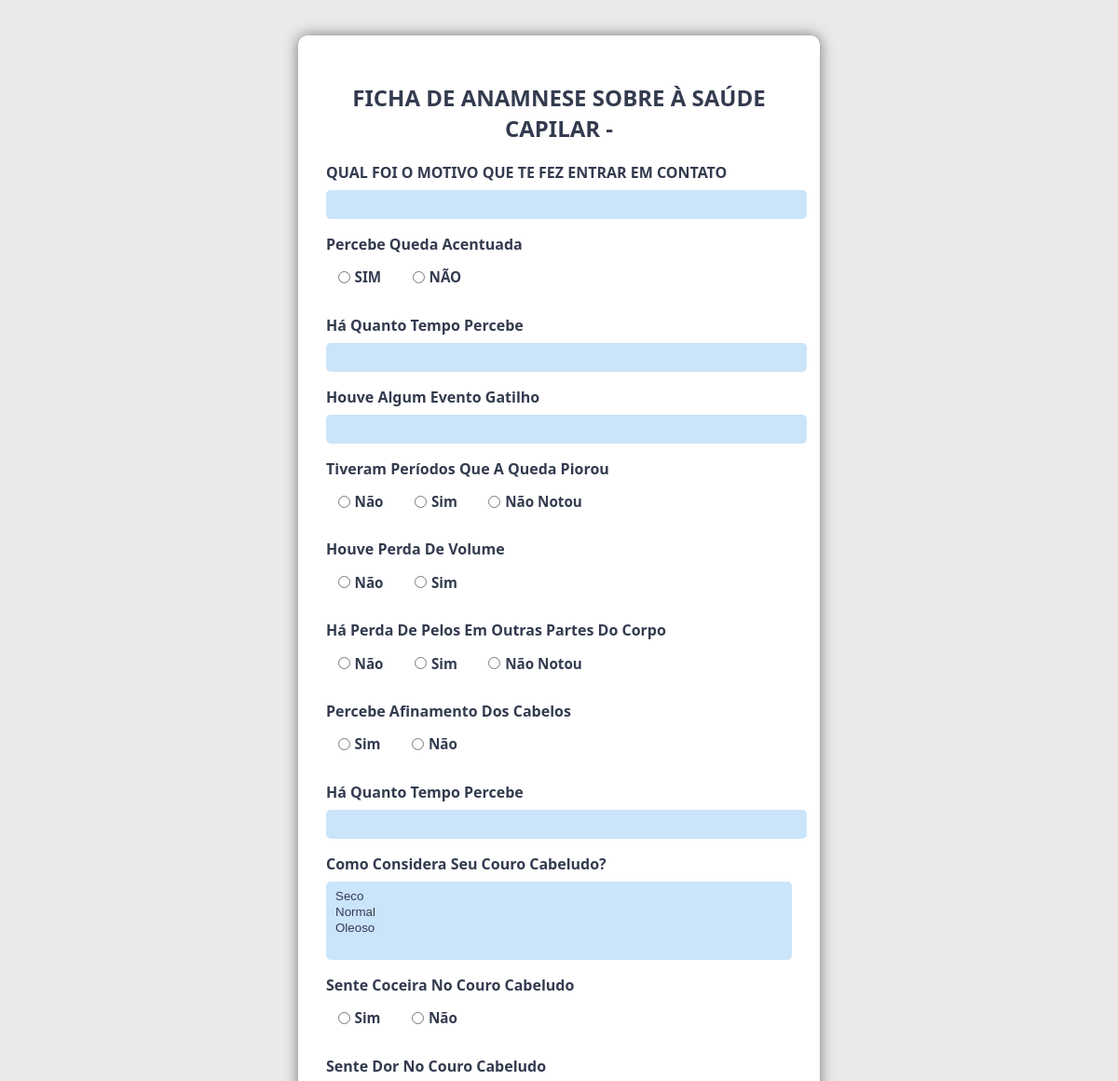
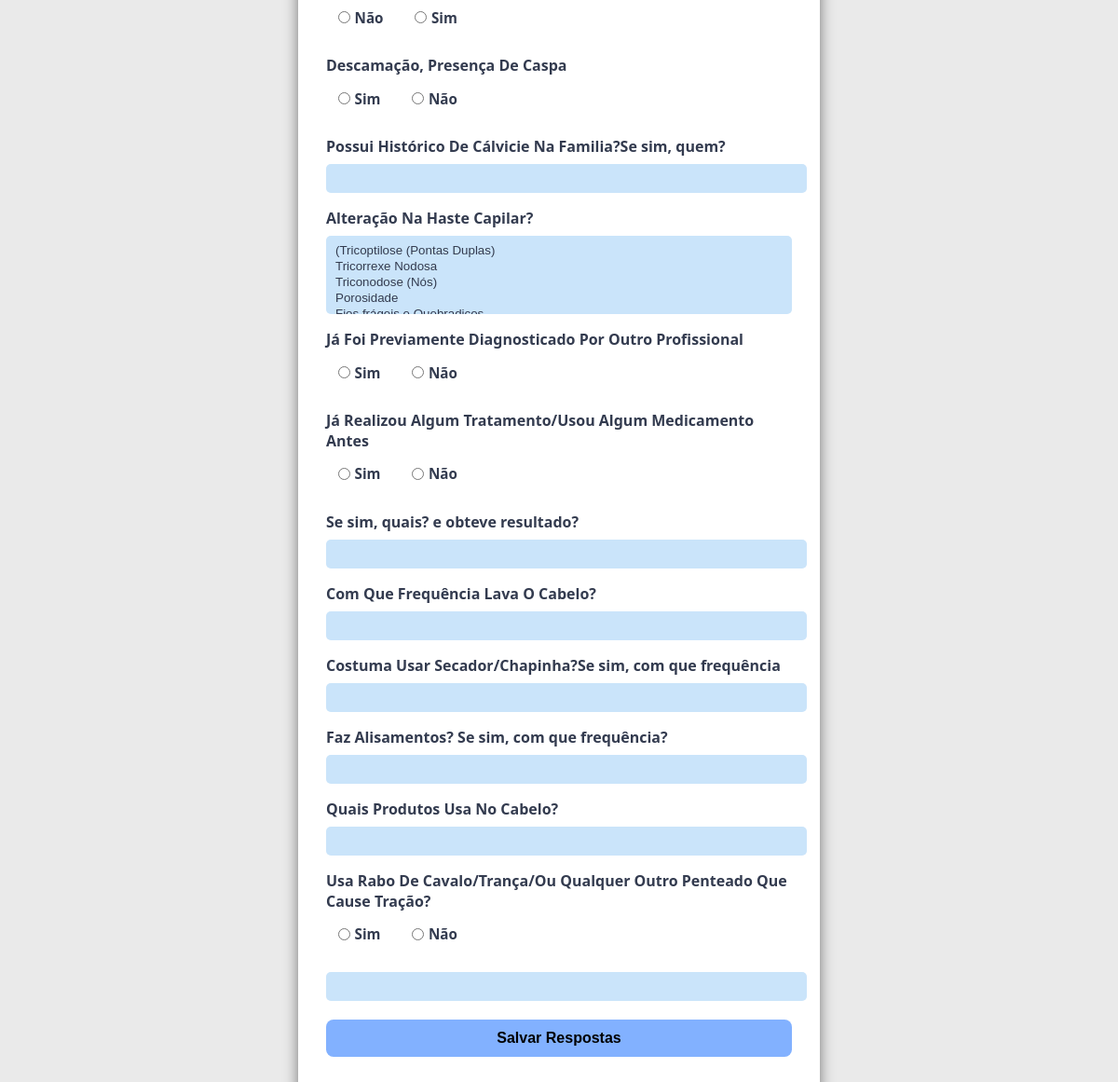
The page /painel/anamnese_preencher.php?modelo_id=33 (signed in) on the database its author committed (2 pictures, top to bottom).
### tables this page shows
CREATE TABLE `modelos_anamnese` (
  `id` int(11) NOT NULL,
  `token_emp` varchar(50) NOT NULL,
  `titulo` varchar(100) DEFAULT NULL,
  `criado_em` datetime DEFAULT current_timestamp()
);

CREATE TABLE `perguntas_modelo` (
  `id` int(11) NOT NULL,
  `token_emp` varchar(50) NOT NULL,
  `modelo_id` int(11) DEFAULT NULL,
  `ordem` int(11) DEFAULT NULL,
  `tipo` varchar(20) DEFAULT NULL,
  `pergunta` text DEFAULT NULL,
  `opcoes` text DEFAULT NULL
);

### painel/verifica_login.php (called while the page is built, shortened)
<?php
$css_path = "css/style_colorido.css";

### painel/anamnese_preencher.php (the view, shortened to what this page needs)
<?php
require('../config/database.php');
require('verifica_login.php');
$modelo_id = $_GET['modelo_id'] ?? 0;
$paciente_id = $_GET['paciente_id'] ?? 0;
$stmt = $conexao->prepare("SELECT titulo FROM modelos_anamnese WHERE token_emp = '{$_SESSION['token_emp']}' AND id = ?");
$stmt->execute([$modelo_id]);
$modelo = $stmt->fetch(PDO::FETCH_ASSOC);
$stmt = $conexao->prepare("SELECT * FROM perguntas_modelo WHERE token_emp = '{$_SESSION['token_emp']}' AND modelo_id = ? ORDER BY ordem ASC");
$stmt->execute([$modelo_id]);
$perguntas = $stmt->fetchAll(PDO::FETCH_ASSOC);
$stmt = $conexao->prepare("SELECT pergunta_id, resposta FROM respostas_anamnese WHERE token_emp = '{$_SESSION['token_emp']}' AND modelo_id = ? AND paciente_id = ?");
$stmt->execute([$modelo_id, $paciente_id]);
$respostas_salvas = $stmt->fetchAll(PDO::FETCH_KEY_PAIR);
$stmt_painel = $conexao->prepare("SELECT * FROM painel_users WHERE CONCAT(';', token_emp, ';') LIKE :token_emp AND id = :id");
$stmt_painel->execute(array('token_emp' => '%;'.$_SESSION['token_emp'].';%', 'id' => $paciente_id));
$painel = $stmt_painel->fetch(PDO::FETCH_ASSOC);
$dados_painel_users = $painel['dados_painel_users'];
$dados = base64_decode($dados_painel_users);
$dados_decifrados = openssl_decrypt($dados, $metodo, $chave, 0, $iv);
$dados_array = explode(';', $dados_decifrados);
$nome = $dados_array[0];
?>
<!DOCTYPE html>
<html lang="pt-br">
<head>
  <link rel="stylesheet" href="<?php echo $css_path ?>">
</head>
<body>
<form class="form" action="anamnese_salvar.php" method="POST">
  <div class="card">
    <div class="card-top">
      <h2><?php echo htmlspecialchars($modelo['titulo']); ?> - <?php echo htmlspecialchars($nome); ?></h2>
    </div>
    <?php foreach ($perguntas as $p):
      $resposta_salva = $respostas_salvas[$p['id']] ?? '';
    ?>
      <div class="card-group">
        <label><?php echo htmlspecialchars($p['pergunta']); ?></label>
        <?php if ($p['tipo'] === 'text' || $p['tipo'] === 'number'): ?>
          <input type="<?php echo $p['tipo']; ?>" name="respostas[<?php echo $p['id']; ?>]" value="<?php echo htmlspecialchars($resposta_salva); ?>">
          <?php elseif ($p['tipo'] === 'radio'): ?>
          <div class="opcoes-horizontal">
            <?php foreach (explode(';', $p['opcoes']) as $op):
              $opTrim = trim($op);
            ?>
              <label>
                <input type="radio" name="respostas[<?php echo $p['id']; ?>]" value="<?php echo htmlspecialchars($opTrim); ?>" <?php if ($resposta_salva === $opTrim) echo 'checked'; ?>>
                <?php echo htmlspecialchars($opTrim); ?>
              </label>
            <?php endforeach; ?>
          </div>
        <?php elseif ($p['tipo'] === 'select'): ?>
          <select name="respostas[<?php echo $p['id']; ?>][]" multiple>
            <?php $respostas_array = explode(';', $resposta_salva); ?>
            <?php foreach (explode(';', $p['opcoes']) as $op):
              $opTrim = trim($op); ?>
              <option value="<?php echo htmlspecialchars($opTrim); ?>" <?php if (in_array($opTrim, $respostas_array)) echo 'selected'; ?>>
              </option>
            <?php endforeach; ?>
          </select>
        <?php endif; ?>
      </div>
    <?php endforeach; ?>
    <div class="card-group btn">
      <button type="submit">Salvar Respostas</button>
    </div>
  </div>
</form>
</body>
</html>

### painel/css/style_colorido.css (style rules this page uses)
:root { --cor-fundo: #cae4fa; --cor-subfundo: #e6f2ff; --cor-fundo2: #ffffff; --cor-texto: #333b4f; --cor-texto-inverso: #ffffff; --cor-borda-legend: #6a8caf; --cor-botao: #82b1ff; --cor-botao-hover: #3a5f8a; --cor-fundo-focus: #81bbfa; --cor-domingo-feriado-etc: #4eacf8; --cor-titulo: #333b4f; --cor-borda: #aacbe4; --cor-borda-clara: #d6e6f2; --cor-hover: #a0c4ff; --cor-secundaria: #5fa8d3; --cor-h1: #264653; --cor-btn-hover: #3a5f8a; }
body { background-color: #eaeaea; height: 100vh; font-family: 'Segoe UI', Roboto, Helvetica, Arial, sans-serif; }
.form { display: flex; justify-content: center; align-items: center; padding: 30px; }
.card { box-shadow: 0 0 15px rgba(0,0,0,0.5); background: var(--cor-fundo2); padding: 30px; border-radius: 10px; color: var(--cor-texto); margin: auto; }
input[type="text"], input[type="date"] { padding: 10px; border: 1px solid #444; background-color: var(--cor-fundo); color: var(--cor-texto); border-radius: 8px; outline: none; }
.card-top { text-align: center; }
.card-top h2, .card-top h3 { text-align: center; margin-bottom: 20px; }
.card-group { margin-bottom: 10px; }
.card-group label { width: 100%; color: var(--cor-texto); display: block; font-weight: bold; margin-bottom: 5px; }
.card-group input, .card-group select { border-radius: 5px; outline: 0; width: 100%; padding: 10px; border: none; background-color: var(--cor-fundo); color: var(--cor-texto); }
.btn { margin-top: 20px; }
.btn button { width: 100%; padding: 12px; border: none; border-radius: 15px; background-color: var(--cor-botao); color: #000; font-weight: bold; cursor: pointer; transition: background-color 0.3s ease; }
button { background-color: var(--cor-botao); color: var(--cor-texto); border: none; padding: 10px; border-radius: 5px; font-weight: bold; cursor: pointer; transition: background 0.3s ease; }
h2 { text-align: center; margin-bottom: 10px; color: var(--cor-texto); font-size: clamp(1.2rem, 2vw, 1.6rem); }

### painel/anamnese_preencher.php (style rules this page uses)
.card { width: 100%; max-width: 500px; }
.card-group { margin-bottom: 1rem; }
.card-group label { display: block; margin-bottom: 0.5rem; font-weight: bold; }
.card-group input[type="text"], .card-group input[type="number"], .card-group select { width: 100%; padding: 0.5rem; border: none; border-radius: 5px; }
.opcoes-horizontal { display: flex; flex-wrap: wrap; gap: 0.5rem; margin-top: 0.5rem; }
.opcoes-horizontal label { display: inline-flex; align-items: center; gap: 0.3rem; padding: 0.4rem 0.8rem; border-radius: 6px; cursor: pointer; white-space: nowrap; font-size: 0.95rem; width: auto; transition: background-color 0.3s, color 0.3s; }
.opcoes-horizontal input[type="radio"] { margin: 0; }
.btn { text-align: center; margin-top: 20px; }
.btn button { padding: 0.7rem 1.5rem; border: none; border-radius: 8px; font-size: 1rem; cursor: pointer; }

### rows shown on the page
modelos_anamnese: titulo "FICHA DE ANAMNESE SOBRE À SAÚDE CAPILAR"
perguntas_modelo: pergunta "QUAL FOI O MOTIVO QUE TE FEZ ENTRAR EM CONTATO"
perguntas_modelo: pergunta "Percebe Queda Acentuada", opcoes "☐ SIM", opcoes "SIM", opcoes "☐ NÃO", opcoes "NÃO"
perguntas_modelo: pergunta "Há Quanto Tempo Percebe"
perguntas_modelo: pergunta "Houve Algum Evento Gatilho"
perguntas_modelo: pergunta "Tiveram Períodos Que A Queda Piorou", opcoes "☐ Não", opcoes "Não", opcoes "☐ Sim", opcoes "Sim", opcoes "☐ Não Notou", opcoes "Não Notou"
perguntas_modelo: pergunta "Houve Perda De Volume", opcoes "☐ Não", opcoes "Não", opcoes "☐ Sim", opcoes "Sim"
perguntas_modelo: pergunta "Há Perda De Pelos Em Outras Partes Do Corpo", opcoes "☐ Não", opcoes "Não", opcoes "☐ Sim", opcoes "Sim", opcoes "☐ Não Notou", opcoes "Não Notou"
perguntas_modelo: pergunta "Percebe Afinamento Dos Cabelos", opcoes "☐ Sim", opcoes "Sim", opcoes "☐ Não", opcoes "Não"
perguntas_modelo: pergunta "Há Quanto Tempo Percebe"
perguntas_modelo: pergunta "Como Considera Seu Couro Cabeludo?", id "Seco / Normal / Oleoso"
perguntas_modelo: pergunta "Sente Coceira No Couro Cabeludo", opcoes "☐ Sim", opcoes "Sim", opcoes "☐ Não", opcoes "Não"
perguntas_modelo: pergunta "Sente Dor No Couro Cabeludo", opcoes "☐ Não", opcoes "Não", opcoes "☐ Sim", opcoes "Sim"
perguntas_modelo: pergunta "Descamação, Presença De Caspa", opcoes "☐ Sim", opcoes "Sim", opcoes "☐ Não", opcoes "Não"
perguntas_modelo: pergunta "Possui Histórico De Cálvicie Na Familia?Se sim, quem?"
perguntas_modelo: pergunta "Alteração Na Haste Capilar?", id "(Tricoptilose (Pontas Duplas) / Tricorrexe Nodosa / Triconodose (Nós) / Porosidade"
perguntas_modelo: pergunta "Já Foi Previamente Diagnosticado Por Outro Profissional", opcoes "☐ Sim", opcoes "Sim", opcoes "☐ Não", opcoes "Não"
perguntas_modelo: pergunta "Já Realizou Algum Tratamento/Usou Algum Medicamento Antes", opcoes "☐ Sim", opcoes "Sim", opcoes "☐ Não", opcoes "Não"
perguntas_modelo: pergunta "Se sim, quais? e obteve resultado?"
perguntas_modelo: pergunta "Com Que Frequência Lava O Cabelo?"
perguntas_modelo: pergunta "Costuma Usar Secador/Chapinha?Se sim, com que frequência"
perguntas_modelo: pergunta "Faz Alisamentos? Se sim, com que frequência?"
perguntas_modelo: pergunta "Quais Produtos Usa No Cabelo?"
perguntas_modelo: pergunta "Usa Rabo De Cavalo/Trança/Ou Qualquer Outro Penteado Que Cause Tração?", opcoes "☐ Sim", opcoes "Sim", opcoes "☐ Não", opcoes "Não"
